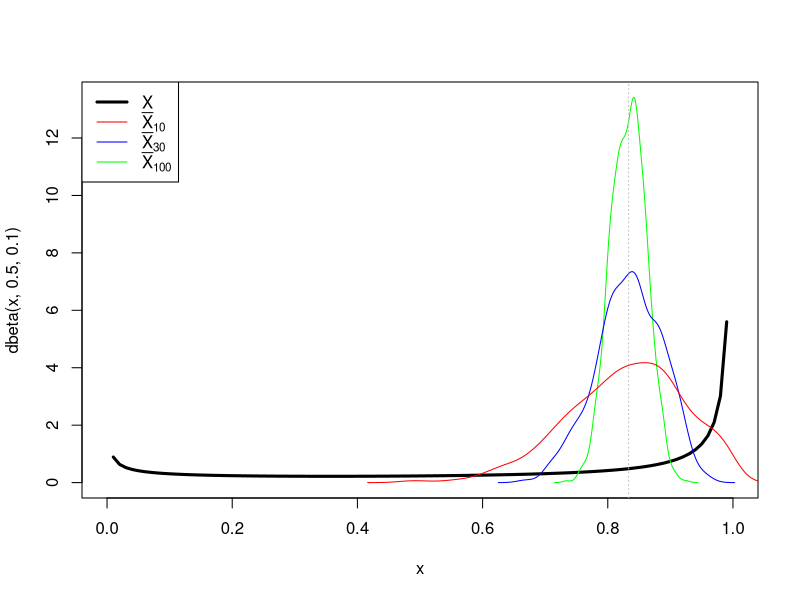

Generate this figure with R:

set.seed(123123)
xbar.30 = replicate(1000, mean(rbeta(30, .5, .1)))
xbar.10 = replicate(1000, mean(rbeta(10, .5, .1)))
xbar.100 = replicate(1000, mean(rbeta(100, .5, .1)))

dbar = density(xbar.100)
#png("SamplingDistribution.png", 700, 700)
z = curve(dbeta(x, .5, .1), 0, 1, ylim = range(dbar$y), lwd = 3)
lines(dbar, col = "green")
lines(density(xbar.30), col = "blue")
lines(density(xbar.10), col = "red")

abline(v = .5/.6, lty = 3, col = "grey")

legend("topleft",
#       legend = list(expression(X), expression(bar(X)[10]), expression(bar(X)[30]), expression(bar(X)[100])),       
       legend = expression(X, bar(X)[10], bar(X)[30], bar(X)[100]),
         col  = c("black", "red", "blue", "green"), lty = 1, lwd = c(3, 1, 1, 1))
#dev.off()





set.seed(123123)
xbar.30 = replicate(1000, {x = rbeta(30, .5, .1); c(mean(x), quantile(x, .95))})
xbar.10 = replicate(1000, {x = rbeta(10, .5, .1); c(mean(x), quantile(x, .95))})
xbar.100 = replicate(1000, {x = rbeta(100, .5, .1); c(mean(x), quantile(x, .95))})
